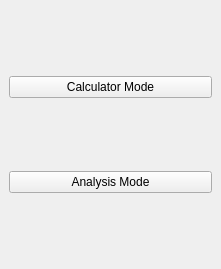
<?xml version="1.0" encoding="UTF-8"?>
<ui version="4.0">
 <class>MainWindow</class>
 <widget class="QMainWindow" name="MainWindow">
  <property name="geometry">
   <rect>
    <x>0</x>
    <y>0</y>
    <width>221</width>
    <height>269</height>
   </rect>
  </property>
  <property name="windowTitle">
   <string>PVC Degradation Analysis</string>
  </property>
  <widget class="QWidget" name="centralwidget">
   <layout class="QVBoxLayout" name="verticalLayout">
    <item>
     <widget class="QPushButton" name="calculatorModeButton">
      <property name="text">
       <string>Calculator Mode</string>
      </property>
     </widget>
    </item>
    <item>
     <widget class="QPushButton" name="analysisModeButton">
      <property name="text">
       <string>Analysis Mode</string>
      </property>
     </widget>
    </item>
   </layout>
  </widget>
 </widget>
 <resources/>
 <connections/>
</ui>
